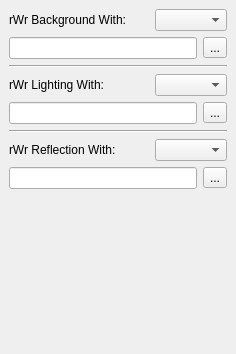
<?xml version="1.0" encoding="UTF-8"?>
<ui version="4.0">
 <class>Rewiring_Tool_DockWidget</class>
 <widget class="QDockWidget" name="Rewiring_Tool_DockWidget">
  <property name="windowTitle">
   <string>Rewiring Tool</string>
  </property>
  <widget class="QWidget" name="Rewiring_Tool_dockWidgetContents">
   <layout class="QGridLayout" name="Rewiring_Tool_dockWidgetContents_gridLayout">
    <item row="0" column="0">
     <widget class="QScrollArea" name="Rewiring_Tool_scrollArea">
      <property name="frameShape">
       <enum>QFrame::NoFrame</enum>
      </property>
      <property name="widgetResizable">
       <bool>true</bool>
      </property>
      <widget class="QWidget" name="Rewiring_Tool_scrollAreaWidgetContents">
       <property name="geometry">
        <rect>
         <x>0</x>
         <y>0</y>
         <width>259</width>
         <height>261</height>
        </rect>
       </property>
       <layout class="QGridLayout" name="Rewiring_Tool_scrollAreaWidgetContents_gridLayout">
        <property name="margin">
         <number>0</number>
        </property>
        <item row="0" column="0">
         <layout class="QVBoxLayout" name="Background_verticalLayout">
          <item>
           <layout class="QHBoxLayout" name="Background_horizontalLayout">
            <item>
             <widget class="QLabel" name="Background_label">
              <property name="minimumSize">
               <size>
                <width>140</width>
                <height>0</height>
               </size>
              </property>
              <property name="text">
               <string>rWr Background With:</string>
              </property>
             </widget>
            </item>
            <item>
             <widget class="QComboBox" name="Background_comboBox">
              <property name="statusTip">
               <string>Background Combo Box: Rewires Background With Selected Component.</string>
              </property>
             </widget>
            </item>
           </layout>
          </item>
          <item>
           <widget class="QFrame" name="Background_frame">
            <property name="frameShape">
             <enum>QFrame::NoFrame</enum>
            </property>
            <property name="frameShadow">
             <enum>QFrame::Raised</enum>
            </property>
            <layout class="QGridLayout" name="Background_Frame_gridLayout">
             <property name="margin">
              <number>0</number>
             </property>
             <item row="1" column="0">
              <widget class="QLineEdit" name="Background_Path_lineEdit">
               <property name="statusTip">
                <string>Background Path Line Edit: Custom Background Component.</string>
               </property>
              </widget>
             </item>
             <item row="1" column="1">
              <widget class="QToolButton" name="Background_Path_toolButton">
               <property name="text">
                <string>...</string>
               </property>
               <property name="popupMode">
                <enum>QToolButton::DelayedPopup</enum>
               </property>
              </widget>
             </item>
            </layout>
           </widget>
          </item>
         </layout>
        </item>
        <item row="1" column="0">
         <widget class="Line" name="A_line">
          <property name="orientation">
           <enum>Qt::Horizontal</enum>
          </property>
         </widget>
        </item>
        <item row="2" column="0">
         <layout class="QVBoxLayout" name="Lighting_verticalLayout">
          <item>
           <layout class="QHBoxLayout" name="Lighting_horizontalLayout">
            <item>
             <widget class="QLabel" name="Lighting_label">
              <property name="minimumSize">
               <size>
                <width>140</width>
                <height>0</height>
               </size>
              </property>
              <property name="text">
               <string>rWr Lighting With:</string>
              </property>
             </widget>
            </item>
            <item>
             <widget class="QComboBox" name="Lighting_comboBox">
              <property name="statusTip">
               <string>Lighting Combo Box: Rewires Lighting With Selected Component.</string>
              </property>
             </widget>
            </item>
           </layout>
          </item>
          <item>
           <widget class="QFrame" name="Lighting_frame">
            <property name="frameShape">
             <enum>QFrame::NoFrame</enum>
            </property>
            <property name="frameShadow">
             <enum>QFrame::Raised</enum>
            </property>
            <layout class="QGridLayout" name="Lighting_Frame_gridLayout">
             <property name="margin">
              <number>0</number>
             </property>
             <item row="1" column="0">
              <widget class="QLineEdit" name="Lighting_Path_lineEdit">
               <property name="statusTip">
                <string>Lighting Path Line Edit: Custom Lighting Component.</string>
               </property>
              </widget>
             </item>
             <item row="1" column="1">
              <widget class="QToolButton" name="Lighting_Path_toolButton">
               <property name="text">
                <string>...</string>
               </property>
               <property name="popupMode">
                <enum>QToolButton::DelayedPopup</enum>
               </property>
              </widget>
             </item>
            </layout>
           </widget>
          </item>
         </layout>
        </item>
        <item row="3" column="0">
         <widget class="Line" name="B_line">
          <property name="orientation">
           <enum>Qt::Horizontal</enum>
          </property>
         </widget>
        </item>
        <item row="4" column="0">
         <layout class="QVBoxLayout" name="Reflection_verticalLayout">
          <item>
           <layout class="QHBoxLayout" name="Reflection_horizontalLayout">
            <item>
             <widget class="QLabel" name="Reflection_label">
              <property name="minimumSize">
               <size>
                <width>140</width>
                <height>0</height>
               </size>
              </property>
              <property name="text">
               <string>rWr Reflection With:</string>
              </property>
             </widget>
            </item>
            <item>
             <widget class="QComboBox" name="Reflection_comboBox">
              <property name="statusTip">
               <string>Reflection Combo Box: Rewires Reflection With Selected Component.</string>
              </property>
             </widget>
            </item>
           </layout>
          </item>
          <item>
           <widget class="QFrame" name="Reflection_frame">
            <property name="frameShape">
             <enum>QFrame::NoFrame</enum>
            </property>
            <property name="frameShadow">
             <enum>QFrame::Raised</enum>
            </property>
            <layout class="QGridLayout" name="Reflection_Frame_gridLayout">
             <property name="margin">
              <number>0</number>
             </property>
             <item row="1" column="0">
              <widget class="QLineEdit" name="Reflection_Path_lineEdit">
               <property name="statusTip">
                <string>Reflection Path Line Edit: Custom Reflection Component.</string>
               </property>
              </widget>
             </item>
             <item row="1" column="1">
              <widget class="QToolButton" name="Reflection_Path_toolButton">
               <property name="text">
                <string>...</string>
               </property>
               <property name="popupMode">
                <enum>QToolButton::DelayedPopup</enum>
               </property>
              </widget>
             </item>
            </layout>
           </widget>
          </item>
         </layout>
        </item>
        <item row="5" column="0">
         <spacer name="Rewiring_Tool_verticalSpacer">
          <property name="orientation">
           <enum>Qt::Vertical</enum>
          </property>
          <property name="sizeHint" stdset="0">
           <size>
            <width>20</width>
            <height>233</height>
           </size>
          </property>
         </spacer>
        </item>
       </layout>
      </widget>
     </widget>
    </item>
   </layout>
  </widget>
 </widget>
 <resources/>
 <connections/>
</ui>
